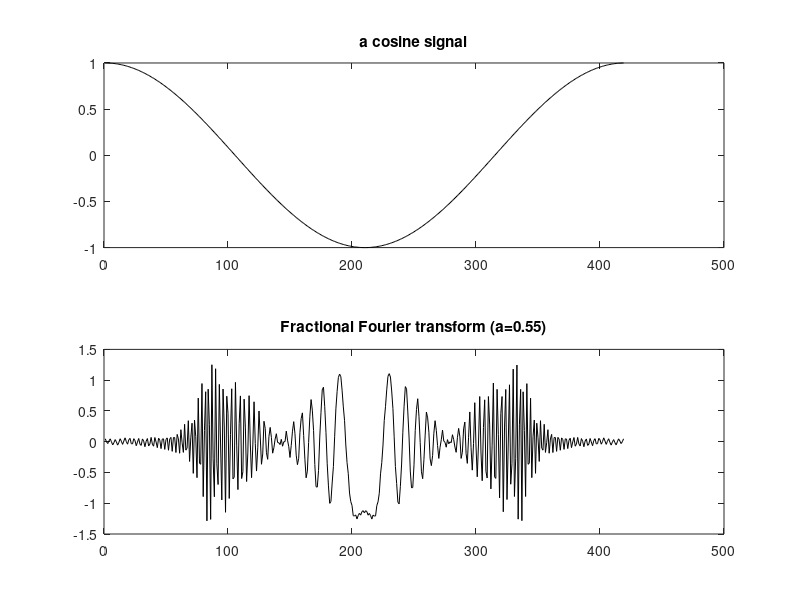

This figure's MATLAB source:
%Fractional Fourier transform
%using decomposition

%choose parameter a (fractional power) 0<a<1.5

a=0.55; %for instance

% the signal to be transformed----------------------------
%cosine signal
t=0:0.015:2*pi;
y=cos(t);
Ny=length(y); %odd length
yin=y;

%changes for a<0.5
if (a<0.5),     
shft = rem((0:Ny-1)+fix(Ny/2),Ny)+1;
sqN = sqrt(Ny);
a=a+1; y(shft)=ifft(y(shft))*sqN;
end;

alpha=a*pi/2;

%sinc interpolation for doubling signal data
zy=zeros(2*Ny-1,1);
zy(1:2:2*Ny-1)=y;
aux1=zy(1:2*Ny-1); aux2=sinc([-(2*Ny-3):(2*Ny-3)]'/2);
m=length([aux1(:);aux2(:)])-1;
P=2^nextpow2(m);
yitp=ifft(fft(aux1,P).*fft(aux2,P)); %convolution using fft
yitp=yitp(1:m);
yitp=yitp(2*Ny-2:end-2*Ny+3); %interpolated signal

%sandwich
zz=zeros(Ny-1,1);
ys=[zz; yitp; zz];

% the fractional transform-------------------------------

%chirp premultiplication
htan=tan(alpha/2);
aex=(pi/Ny)*(htan/4)*((-2*Ny+2:2*Ny-2)'.^2);
chr=exp(-j*aex);
yc=chr.*ys; %premultiplied signal

%chirp convolution 
sa=sin(alpha);
cc=pi/Ny/sa/4;
aux1=exp(j*cc*(-(4*Ny-4):4*Ny-4)'.^2);
m=length([aux1(:);yc(:)])-1;
P=2^nextpow2(m);
ym=ifft(fft(aux1,P).*fft(yc,P)); %convolution using fft
ym=ym(1:m);
ym=ym(4*Ny-3:8*Ny-7)*sqrt(cc/pi); %convolved signal

%chirp post multiplication
yq=chr.*ym;

%normalization
yp=exp(-j*(1-a)*pi/4)*yq(Ny:2:end-Ny+1);

% display-------------------------------------
figure(1)
subplot(2,1,1)
plot(yin,'k');
%axis([0 2*pi -1.1 1.1]);
title('a cosine signal');
subplot(2,1,2)
plot(real(yp),'k');
%axis([0 2*pi -2 2]);
title('Fractional Fourier transform (a=0.55)');
